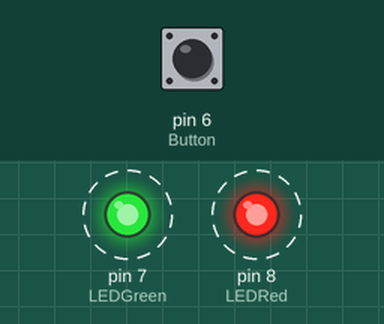
This program was run on a simulated Arduino Mega 2560, built with avr-gcc and run on an emulated ATmega2560. Shown: output pins drawn as LEDs (lit = HIGH). Dashed ring = blinking. Inputs (shaded band) come from the test bench; at power-on: pin 6 (Button) HIGH. What the program prints to the serial monitor is not drawn.

Above: at 0.16 s.
Timing chart, 0 to 3.0 s (numbered marks = the images above):
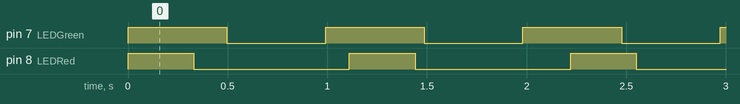

Measured:
- by itself, pin 7 (LEDGreen): alternates HIGH for 0.50 s and LOW for 0.50 s
- by itself, pin 8 (LEDRed): alternates HIGH for 0.33 s and LOW for 0.78 s

The program:

main.cpp
```cpp
#include <Arduino.h>
#include <Arduino_FreeRTOS.h>
#include "semphr.h"
#define Button 6
#define LEDGreen 7
#define LEDRed 8
void TaskLEDRed();
void TaskLEDGreen();
void TaskButton();
SemaphoreHandle_t xBinarySemaphore;

void setup()
{
  Serial.begin(115200);
  Serial.println("Starting up :)");
  pinMode(Button, INPUT_PULLUP);
  pinMode(LEDGreen, OUTPUT);
  pinMode(LEDRed, OUTPUT);
  xTaskCreate(TaskLEDRed, "RedOn", 100, NULL, 1, NULL);
  xTaskCreate(TaskLEDGreen, "GreenOn", 100, NULL, 1, NULL);
  xTaskCreate(TaskButton, "ButtonPress", 100, NULL, 2, NULL);
  xBinarySemaphore = xSemaphoreCreateBinary();
  xSemaphoreGive(xBinarySemaphore);
}
void loop() {}

void TaskLEDRed()
{
  // Tager Semaphore, tænder cirka 333 ms og slukker cirka 777 ms, giver slip på semaphore
  while (true)
  {
    if (xSemaphoreTake(xBinarySemaphore, portMAX_DELAY) == pdTRUE)
    {
      digitalWrite(LEDRed, HIGH);
      Serial.println("Red on");
      vTaskDelay(22);
      digitalWrite(LEDRed, LOW);
      Serial.println("Red off");
      vTaskDelay(52);
      xSemaphoreGive(xBinarySemaphore);
    }
  }
}
void TaskLEDGreen()
{
  // blinker cirka 500ms tænd og sluk
  while (true)
  {
    digitalWrite(LEDGreen, HIGH);
    Serial.println("green on");
    vTaskDelay(33);
    digitalWrite(LEDGreen, LOW);
    Serial.println("green off");
    vTaskDelay(33);
  }
}
void TaskButton()
{
  // Hvis der bliver trykket på knappen sættes en toggle bool.
  // hvis toggle er true, og der ikke er taget en semaphore, så tages semaphore
  // hvis toggle er false, og der er taget en semaphore, så gives semaphore
  bool buttonToggle = false;
  bool semaphoreTaken = false;
  while (true)
  {
    vTaskDelay(1);
    if (digitalRead(Button) == 0)
    {
      buttonToggle = !buttonToggle;
      vTaskDelay(10);
      if (buttonToggle == true)
      {
        if (semaphoreTaken == false)
        {
          xSemaphoreTake(xBinarySemaphore, portMAX_DELAY);
          semaphoreTaken = true;
        }
      }
      else
      {
        if (semaphoreTaken == true)
        {
          xSemaphoreGive(xBinarySemaphore);
          semaphoreTaken = false;
        }
      }
    }
  }
}
```
